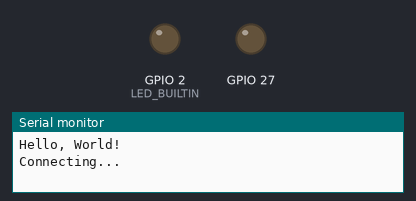
The program below on a simulated ESP32. On the bench: output pins drawn as LEDs (lit = HIGH), the last lines printed to the serial monitor. WiFi joins after 1.5 s; servers stay silent unless stated.

Above: at 0.1 s.
At 1.6 s:
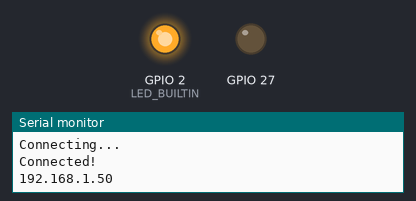
Timing chart, 0 to 3.1 s (numbered marks = the images above):
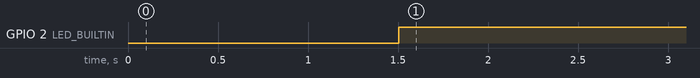

Measured:
- by itself, GPIO 2 (LED_BUILTIN): LOW → HIGH at 1.5 s

The program:

main.cpp
```cpp
#include <Arduino.h>
#include <WiFiMulti.h>
#include <HTTPClient.h>

#define WIFI_SSID "456 Harold"
#define WIFI_PASSWORD "shizzledizzle"

WiFiMulti wifiMulti;
HTTPClient http;
String serverUrl = "http://192.168.8.135:3000";

void setup() {
  pinMode(LED_BUILTIN, OUTPUT);
  pinMode(27, OUTPUT);
  Serial.begin(921600);
  Serial.println("Hello, World!");

  wifiMulti.addAP(WIFI_SSID, WIFI_PASSWORD);

  Serial.println("Connecting...");
  while (wifiMulti.run() != WL_CONNECTED) {
    delay(100);
    Serial.print(".");
  }
  Serial.println("Connected!");

  Serial.println(WiFi.localIP());


}

void loop() {
  digitalWrite(LED_BUILTIN, WiFi.status() == WL_CONNECTED);
  if (WiFi.status() == WL_CONNECTED) {

    http.begin(serverUrl);
    int httpCode = http.GET();

    if(httpCode > 0) {
      Serial.printf("HTTP GET Code: %d\n", httpCode);
      String payload = http.getString();
      Serial.println("Response: ");
      Serial.println(payload);
      if (payload == "1") {
        digitalWrite(27, HIGH);
      } else {
        digitalWrite(27, LOW);
      }
    } else {
      Serial.printf("GET request failed: %s\n", http.errorToString(httpCode).c_str());
    }
  }
}
```
